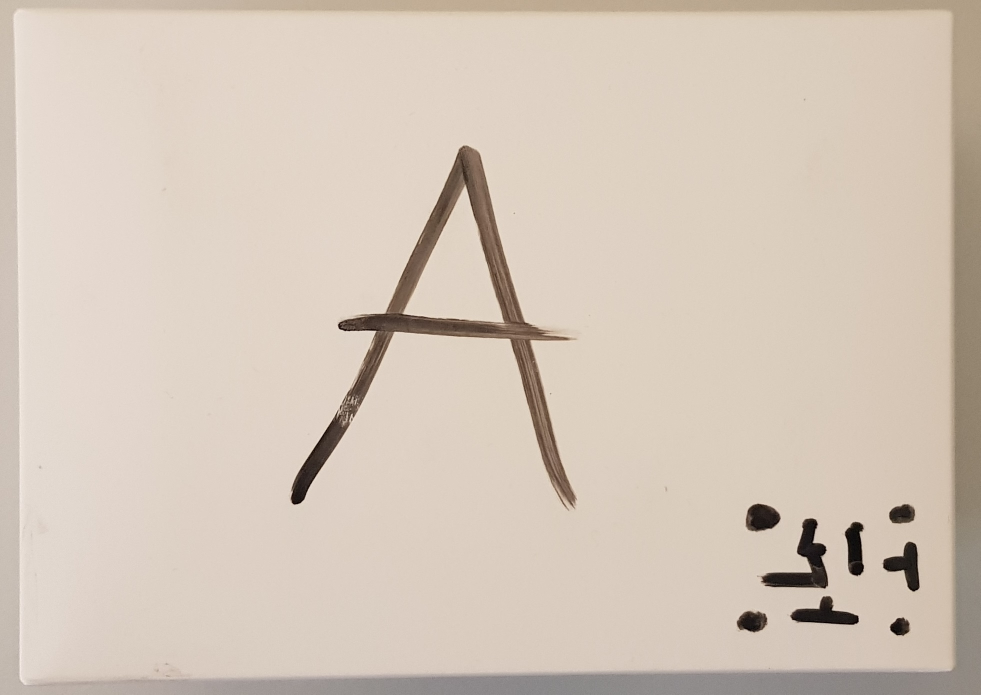
#> input picture _img/cropTop.jpg, 1961 x 1389 px, found by its file name (shown at 1/2 size)
$ python ransac.py
#> lines starting #> are read from the running program, lines starting #| are printed output that depends on the picture
import matplotlib.pyplot as plt
import numpy as np
import cv2 as cv
# import sift_visualizer as sv

## 1. Read images
# Read train image
#trainImage = cv.imread('praktika/exercises/local-features/168.png')
trainImage = cv.imread('/app/_img/cropTop.jpg')
#> trainImage is the input picture: shape (1389, 1961, 3); mean B, G, R 185.1, 198.5, 212.1
plt.figure()
plt.imshow(trainImage, cmap='gray')
plt.title('Image of a Box')
plt.show()

# Read query image
#queryImage = cv.imread('praktika/exercises/local-features/CBL8S_on_stack.png')
queryImage = cv.imread('/app/_img/perspective.jpg')
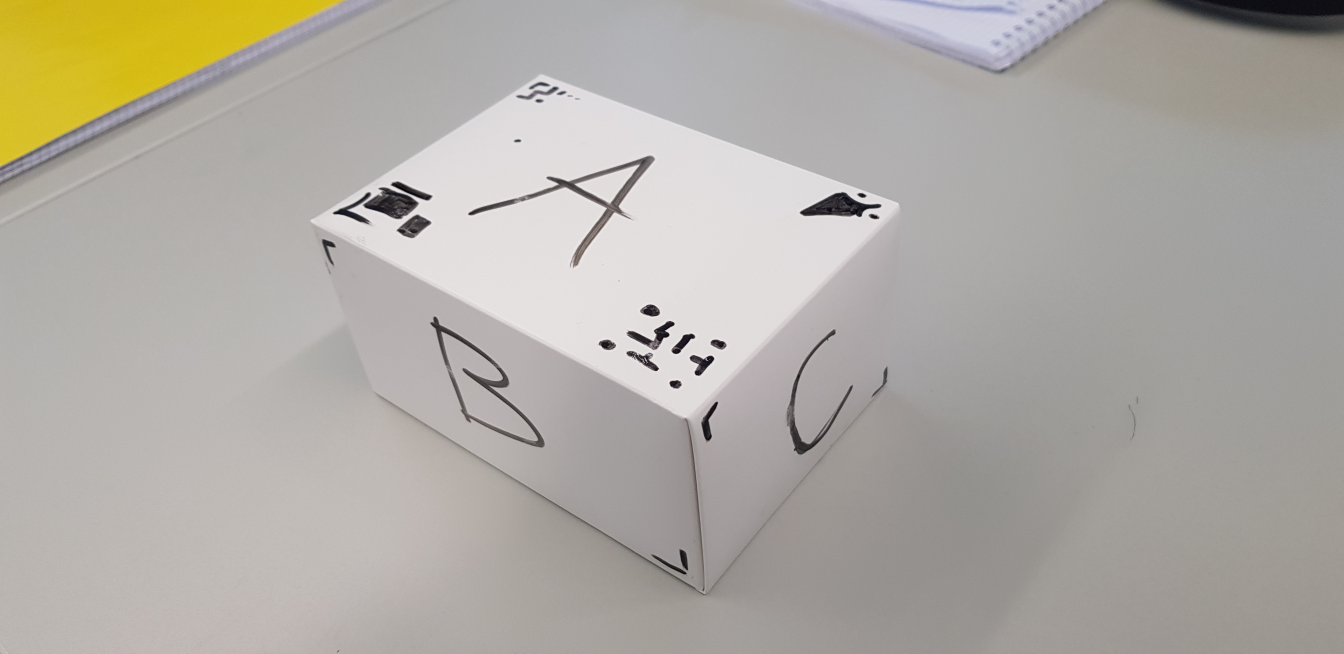
#> input picture _img/perspective.jpg, 4032 x 1960 px, found by its file name (shown at 1/3 size)
#> queryImage is the input picture: shape (1960, 4032, 3); mean B, G, R 164.7, 171.8, 176
plt.figure()
plt.imshow(queryImage, cmap='gray')
plt.title('Query Image with a Cluttered Scene')
plt.show()

## 2. Detect keypoints, compute descriptors and display them
# Detect Keypoints
sift = cv.SIFT_create(
    nfeatures=3000,
    contrastThreshold=0.001,
    edgeThreshold=20,
    sigma=1.5,
    nOctaveLayers=4
)
trainPoints = sift.detect(trainImage, None)
#> trainPoints = 3000 keypoints; strongest (x, y, size): (1524, 1036, 38.6), (1799, 1254, 23.2), (1503, 1244, 31), (1620, 1052, 20.8)
queryPoints = sift.detect(queryImage, None)
#> queryPoints = 3000 keypoints; strongest (x, y, size): (1819, 1034, 21.9), (2586, 586, 10.6), (2159, 1033, 20), (2621, 650, 11.7)

# Compute descriptors
_, trainDescriptors = sift.compute(trainImage, trainPoints)
_, queryDescriptors = sift.compute(queryImage, queryPoints)

"""
# Visualize keypoints
siftVisualizer = sv.SiftVisualizer(trainImage, trainPoints, trainDescriptors)
siftVisualizer.investigator(imageName='Train Image: Right-click to investigate descriptor')

siftVisualizer = sv.SiftVisualizer(queryImage, queryPoints, queryDescriptors)
siftVisualizer.investigator(imageName='Query Image: Right-click to investigate descriptor')
"""
# 3. Match keypoints and show the matches
# Brute force matching
matcher = cv.BFMatcher_create(cv.NORM_L1, crossCheck=True)
matches = matcher.match(queryDescriptors, trainDescriptors)
#> matches = 465 matches
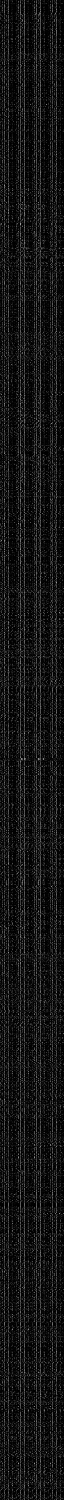
#> queryDescriptors: shape (3000, 128) float32 (shown at 1/2 size); min 0, max 232, mean 20.8
print('{} matches found'.format(len(matches)))
#| 465 matches found

# Show matches, starting with the most reliable
sortedMatches = sorted(matches, key = lambda x:x.distance)
#> sortedMatches = 465 matches
pltImage = cv.drawMatches(queryImage, queryPoints, trainImage, trainPoints, sortedMatches[:400], queryImage, flags=2)
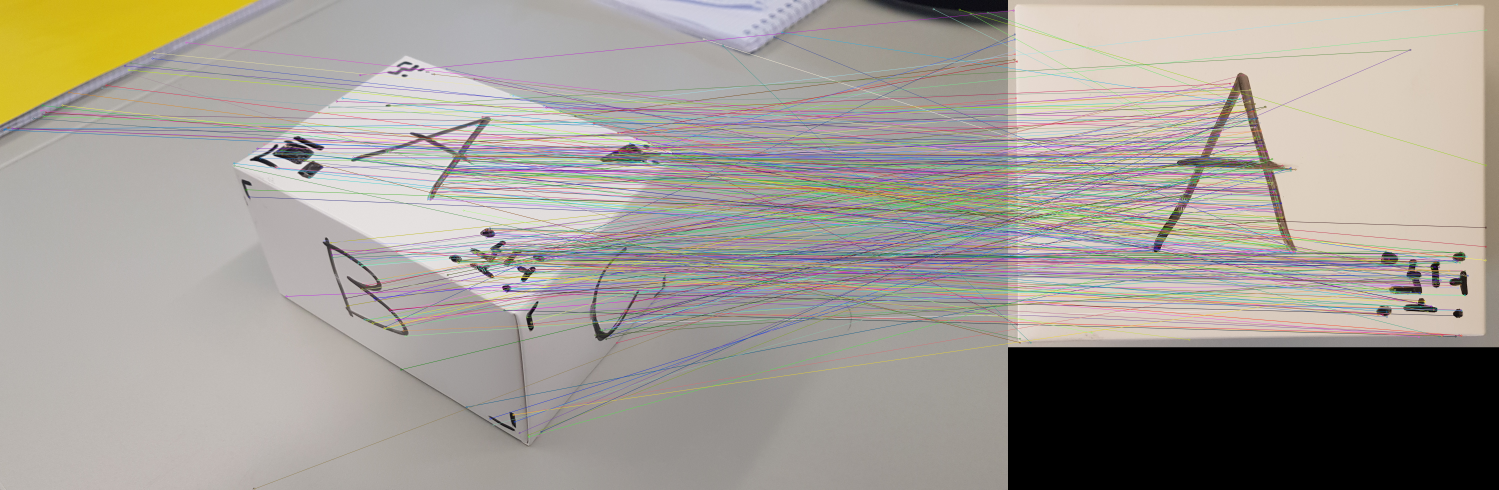
#> pltImage: shape (1960, 5993, 3) (shown at 1/4 size); mean B, G, R 148.1, 155.1, 160.8
plt.imshow(pltImage)
plt.title('Brute force matching result')
plt.show()

# 4. Fit the homography model into the found keypoint correspondences robustly and get a mask of inlier matches:
dstPtsCoords = np.float32([queryPoints[m.queryIdx].pt for m in matches]).reshape(-1,2)
#> dstPtsCoords = 465 pairs, first value 16.39 to 3950.6, second value 36.3 to 1955.2
srcPtsCoords = np.float32([trainPoints[m.trainIdx].pt for m in matches]).reshape(-1,2)
#> srcPtsCoords = 465 pairs, first value 22.23 to 1912.6, second value 17.72 to 1370.6
H, mask = cv.findHomography(srcPoints=srcPtsCoords, dstPoints=dstPtsCoords, method=cv.RANSAC, ransacReprojThreshold=4.0)
#> H = [[0.399, -0.765, 1611.7], [0.2, 0.189, 181.1], [-4.61e-05, -0.000192, 1]]; mask = 465 values, max 1 at index 107, min 0 at index 0, mean 0.138
# H, mask = cv.estimateAffinePartial2D(from_=srcPtsCoords, to=dstPtsCoords, inliers=None, method=cv.RANSAC, ransacReprojThreshold=25.0)

matchesMask = mask.ravel().tolist()
#> matchesMask has the same summary as mask

# 5. Draw matches
imgMatches = cv.drawMatches(
    img1=queryImage,
    keypoints1=queryPoints,
    img2=trainImage,
    keypoints2=trainPoints,
    matches1to2=matches,
    outImg=None,
    matchesThickness=1,
    matchColor = None,  # (100,255,100), # draw matches in green color
    singlePointColor = None,
    matchesMask = matchesMask,  # draw only inliers
    flags = cv.DRAW_MATCHES_FLAGS_NOT_DRAW_SINGLE_POINTS,  # cv.DRAW_MATCHES_FLAGS_DRAW_RICH_KEYPOINTS,
)
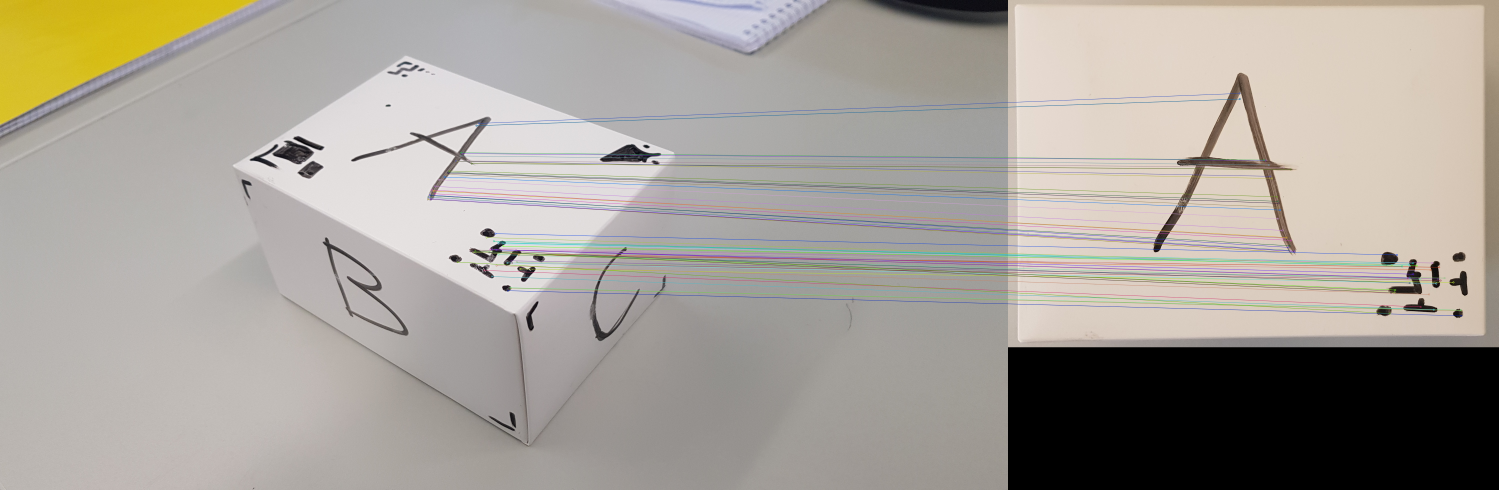
#> imgMatches: shape (1960, 5993, 3) (shown at 1/4 size); mean B, G, R 152.6, 160.3, 165.8
plt.imshow(imgMatches)
plt.title('Matches refined with homography-RANSAC')
plt.show()
